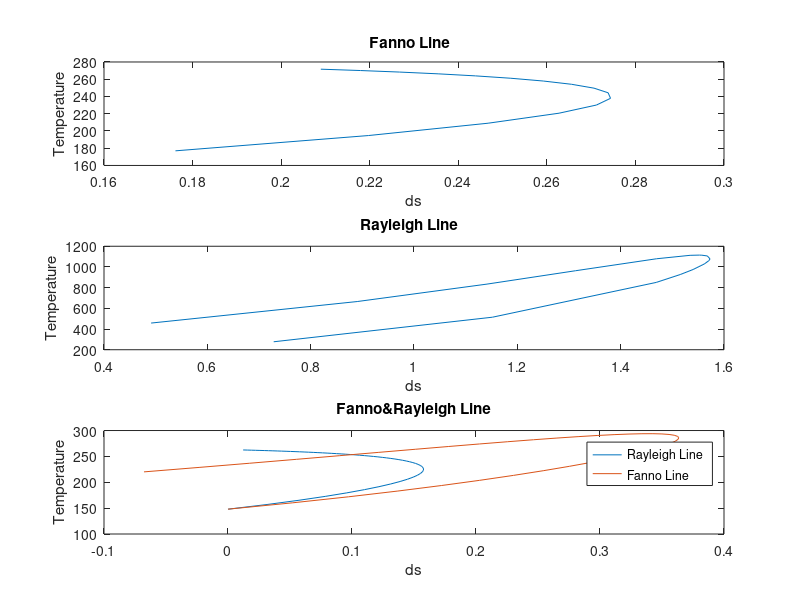

Write MATLAB code to recreate this figure.
%Draw a Fanno Line on the T - ?s diagram for :
%0Air flow, To= 288 K, Tx= 285K, Px= 98 kPa
%for chosen downstream pressure Py values: 40 38 36 34 32 30 28 26 24
%22 20 18 16 14 12 10 in KPa
%,,,,,
%Draw a Rayleigh Line on the T - ?s diagram for :
%Air flow, To= 288 K, Tx= 286K, Px= 97 kPa
%for chosen downstream pressure Py values:
%93 86 79 72 62 55 52 51 48 43 41 38 34 31 27 14 7 in KPa
%,,,,,
%Draw a Fanno line & Rayleigh Line on the same T - ?s diagram for :
%Air flow, To= 270 K, Tx= 148K, Px= 98 kPa
%for chosen downstream pressure Py values:
%For Fanno line Py=95:700 in KPa
%For Rayleigh line Py=95:500 in KPa
%...............................................

%Gas Dynamic Project ,, Mechanical Engineering 3rd year Alexandria
%University
%Coded By Karem Ali
k = 1.4;
r=.287;
c_p = 1.005; % Specific Heat Consumption for air
p_y=[40:-2:10]; % pressure for different Points
p_x = 98; % Pressure for a Specific Point x
t_x = 285; % Temp for Ther Specific Point x
t_0 = 288;  % stagnation temperature

% We Will Use The 'Solve' Function to get The Value of m_x
m_x = (2^(1/2)*(t_0 - t_x)^(1/2))/(t_x^(1/2)*(k - 1)^(1/2));  %MachNumber @ Point x

% Denisty * Velocity @ any point is Constant and its Value is 'c'
c = ( p_x / (r*t_x) ) * m_x * sqrt(k*r*t_x);

% We Will Use 'Solve' Function to get the value of t_y 
t_y = -(c_p.*p_y.*(p_y - ((2.*t_0.*c^2*r.^2 + c_p.*p_y.^2)/c_p).^(1/2)))/(c.^2*r.^2) ;  % Temp for points y

delta_s = (c_p .* log(t_y./t_x) - r.* log ( p_y./p_x)) ;  %Change in Entropy

%The Fanno Line   Plot 
subplot(3,1,1);
plot(delta_s,t_y) , xlabel('ds') , ylabel('Temperature') , title('Fanno Line  ');




%Begin Of Rayleigh Line  
p_y = [93 86 79 72 62 55 52 51 48 43 41 38 34 31 27 14 7];

% in Rayleigh Line   We have a Constant to fn(p,t)
constant = p_x+((c)^2*r*t_x)/p_x;

% We Will Use 'Solve' Function to get Ther Value of t_y
t_y =  (constant-p_y).*(p_y./(c.^2.*r)) ;
delta_s = (c_p .* log(t_y./t_x) - r.* log ( p_y./p_x)) ; %Change in Entropy

%Rayleigh Line   Plot
subplot(3,1,2);
plot(delta_s,t_y) , xlabel('ds') , ylabel('Temperature') , title('Rayleigh Line  ');



% Rayleigh Line   & Fanno Line   Together on The Same Plot
t_x = 148;
t_0 = 270;

%Rayleigh Line  
p_y=[98:10:700];
m_x=(2^(1/2)*(t_0 - t_x)^(1/2))/(t_x^(1/2)*(k - 1)^(1/2));
c = ( p_x / (r*t_x) ) * m_x * sqrt(k*r*t_x);
t_y =  -(c_p.*p_y.*(p_y - ((2.*t_0.*c.^2.*r.^2 + c_p.*p_y.^2)/c_p).^(1/2)))/(c.^2.*r.^2) ;
delta_s = (c_p .* log(t_y./t_x) - r.* log ( p_y./p_x)) ;

%Fanno Line  
p_y_2=[98:10:500];
c = ( p_x / (r*t_x) ) * m_x * sqrt(k*r*t_x);
constant=p_x+((c)^2*r*t_x)/p_x;
t_y_2 =  (constant-p_y_2).*(p_y_2./(c.^2.*r)) ;
delta_s_2 = (c_p .* log(t_y_2/t_x) - r.* log ( p_y_2./p_x)) ;

subplot(3,1,3);
plot(delta_s,t_y,delta_s_2,t_y_2) ,xlabel('ds') , ylabel('Temperature'),title('Fanno&Rayleigh Line'),legend('Rayleigh Line  ','Fanno Line  ');

%End of Code 
